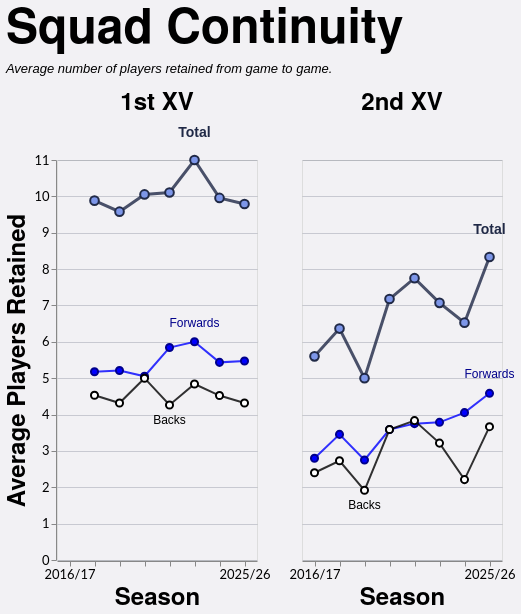

Describe this chart as a Vega-Lite specification.
### Vega-Lite specification from a JSON file in a GitHub repository (floating-point values rounded to 4 significant figures)
{"config": {"axis": {"labelFont": "Lato, sans-serif", "titleFont": "PT Sans Narrow, Helvetica Neue, Helvetica, Arial, sans-serif", "labelFontSize": 13, "titleFontSize": 24, "gridColor": "#202947", "gridOpacity": 0.2}, "header": {"labelFont": "PT Sans Narrow, Helvetica Neue, Helvetica, Arial, sans-serif", "titleFont": "PT Sans Narrow, Helvetica Neue, Helvetica, Arial, sans-serif", "labelFontSize": 24, "titleFontSize": 28, "labelFontWeight": "bold", "orient": "left"}, "legend": {"labelFont": "Lato, sans-serif", "titleFont": "PT Sans Narrow, Helvetica Neue, Helvetica, Arial, sans-serif", "labelFontSize": 14, "titleFontSize": 16, "titlePadding": 5, "fillColor": "white", "strokeColor": "black", "padding": 10, "titleFontWeight": "lighter", "titleFontStyle": "italic", "titleColor": "gray", "offset": 10}, "title": {"font": "PT Sans Narrow, Helvetica Neue, Helvetica, Arial, sans-serif", "fontSize": 48, "fontWeight": "bold", "anchor": "start", "align": "center", "titlePadding": 20, "subtitlePadding": 10, "subtitleFontSize": 13, "subtitleColor": "", "subtitleFontStyle": "italic", "offset": 15, "color": "black"}, "axisX": {"labelAngle": 0}, "facet": {"title": null, "header": null, "align": {"row": "each", "column": "each"}}, "resolve": {"scale": {"y": "independent", "facet": "independent"}}, "background": "#f2f1f4"}, "data": {"name": "data-9ac7b8aba789134f8d40fdfcf5ba60b3"}, "facet": {"column": {"field": "squad", "header": {"labelExpr": "datum.value + ' XV'", "labelFontSize": 24}, "sort": ["1st", "2nd"], "title": null, "type": "nominal"}}, "spec": {"layer": [{"mark": {"type": "line", "color": "#202946", "opacity": 0.8, "point": {"filled": true, "color": "#7d96e8", "stroke": "#202946", "size": 75, "strokeWidth": 2}, "strokeWidth": 3}, "encoding": {"detail": [{"field": "unit", "type": "nominal"}], "tooltip": [{"field": "season", "title": "Season", "type": "ordinal"}, {"field": "squad", "title": "Squad", "type": "nominal"}, {"field": "unit", "title": "Unit", "type": "nominal"}, {"field": "retained", "format": ".1f", "title": "Avg Retained", "type": "quantitative"}], "x": {"axis": {"labelAngle": 0, "labelOverlap": "parity"}, "field": "season", "sort": "ascending", "title": "Season", "type": "ordinal"}, "y": {"axis": {"tickMinStep": 1}, "field": "retained", "scale": {"zero": true}, "title": "Average Players Retained", "type": "quantitative"}}, "transform": [{"filter": "(datum.unit === 'Total')"}]}, {"mark": {"type": "line", "color": "blue", "opacity": 0.8, "point": {"filled": true, "color": "blue", "stroke": "darkblue", "size": 50, "strokeWidth": 2}, "strokeWidth": 2}, "encoding": {"detail": [{"field": "unit", "type": "nominal"}], "tooltip": [{"field": "season", "title": "Season", "type": "ordinal"}, {"field": "squad", "title": "Squad", "type": "nominal"}, {"field": "unit", "title": "Unit", "type": "nominal"}, {"field": "retained", "format": ".1f", "title": "Avg Retained", "type": "quantitative"}], "x": {"axis": {"labelAngle": 0, "labelOverlap": "parity"}, "field": "season", "sort": "ascending", "title": "Season", "type": "ordinal"}, "y": {"axis": {"tickMinStep": 1}, "field": "retained", "scale": {"zero": true}, "title": "Average Players Retained", "type": "quantitative"}}, "transform": [{"filter": "(datum.unit === 'Forwards')"}]}, {"mark": {"type": "line", "color": "black", "opacity": 0.8, "point": {"filled": true, "color": "white", "stroke": "black", "size": 50, "strokeWidth": 2}, "strokeWidth": 2}, "encoding": {"detail": [{"field": "unit", "type": "nominal"}], "tooltip": [{"field": "season", "title": "Season", "type": "ordinal"}, {"field": "squad", "title": "Squad", "type": "nominal"}, {"field": "unit", "title": "Unit", "type": "nominal"}, {"field": "retained", "format": ".1f", "title": "Avg Retained", "type": "quantitative"}], "x": {"axis": {"labelAngle": 0, "labelOverlap": "parity"}, "field": "season", "sort": "ascending", "title": "Season", "type": "ordinal"}, "y": {"axis": {"tickMinStep": 1}, "field": "retained", "scale": {"zero": true}, "title": "Average Players Retained", "type": "quantitative"}}, "transform": [{"filter": "(datum.unit === 'Backs')"}]}, {"mark": {"type": "text", "align": "center", "baseline": "bottom", "color": "#202946", "dx": 0, "dy": -20, "fontSize": 14, "fontWeight": "bold"}, "encoding": {"detail": [{"field": "unit", "type": "nominal"}], "text": {"value": "Total"}, "tooltip": [{"field": "season", "title": "Season", "type": "ordinal"}, {"field": "squad", "title": "Squad", "type": "nominal"}, {"field": "unit", "title": "Unit", "type": "nominal"}, {"field": "retained", "format": ".1f", "title": "Avg Retained", "type": "quantitative"}], "x": {"field": "season", "type": "ordinal"}, "y": {"field": "retained", "type": "quantitative"}}, "transform": [{"filter": "(datum.unit === 'Total')"}, {"calculate": "toNumber(split(datum.season, '/')[0])", "as": "season_order"}, {"joinaggregate": [{"op": "max", "field": "retained", "as": "max_value"}, {"op": "min", "field": "retained", "as": "min_value"}], "groupby": ["squad"]}, {"filter": "datum.retained > 0"}, {"filter": "datum.retained == datum.max_value"}, {"window": [{"op": "row_number", "field": "", "as": "rank"}], "groupby": ["squad"], "sort": [{"field": "season_order", "order": "descending"}]}, {"filter": "datum.rank == 1"}]}, {"mark": {"type": "text", "align": "center", "baseline": "bottom", "color": "darkblue", "dx": 0, "dy": -12, "fontSize": 12, "fontWeight": "normal"}, "encoding": {"detail": [{"field": "unit", "type": "nominal"}], "text": {"value": "Forwards"}, "tooltip": [{"field": "season", "title": "Season", "type": "ordinal"}, {"field": "squad", "title": "Squad", "type": "nominal"}, {"field": "unit", "title": "Unit", "type": "nominal"}, {"field": "retained", "format": ".1f", "title": "Avg Retained", "type": "quantitative"}], "x": {"field": "season", "type": "ordinal"}, "y": {"field": "retained", "type": "quantitative"}}, "transform": [{"filter": "(datum.unit === 'Forwards')"}, {"calculate": "toNumber(split(datum.season, '/')[0])", "as": "season_order"}, {"joinaggregate": [{"op": "max", "field": "retained", "as": "max_value"}, {"op": "min", "field": "retained", "as": "min_value"}], "groupby": ["squad"]}, {"filter": "datum.retained > 0"}, {"filter": "datum.retained == datum.max_value"}, {"window": [{"op": "row_number", "field": "", "as": "rank"}], "groupby": ["squad"], "sort": [{"field": "season_order", "order": "descending"}]}, {"filter": "datum.rank == 1"}]}, {"mark": {"type": "text", "align": "center", "baseline": "top", "color": "black", "dx": 0, "dy": 10, "fontSize": 12, "fontWeight": "normal"}, "encoding": {"detail": [{"field": "unit", "type": "nominal"}], "text": {"value": "Backs"}, "tooltip": [{"field": "season", "title": "Season", "type": "ordinal"}, {"field": "squad", "title": "Squad", "type": "nominal"}, {"field": "unit", "title": "Unit", "type": "nominal"}, {"field": "retained", "format": ".1f", "title": "Avg Retained", "type": "quantitative"}], "x": {"field": "season", "type": "ordinal"}, "y": {"field": "retained", "type": "quantitative"}}, "transform": [{"filter": "(datum.unit === 'Backs')"}, {"calculate": "toNumber(split(datum.season, '/')[0])", "as": "season_order"}, {"joinaggregate": [{"op": "max", "field": "retained", "as": "max_value"}, {"op": "min", "field": "retained", "as": "min_value"}], "groupby": ["squad"]}, {"filter": "datum.retained > 0"}, {"filter": "datum.retained == datum.min_value"}, {"window": [{"op": "row_number", "field": "", "as": "rank"}], "groupby": ["squad"], "sort": [{"field": "season_order", "order": "descending"}]}, {"filter": "datum.rank == 1"}]}], "height": 400, "width": 200}, "spacing": 30, "title": {"text": "Squad Continuity", "subtitle": ["Average number of players retained from game to game."]}, "$schema": "https://vega.github.io/schema/vega-lite/v5.20.1.json", "datasets": {"data-9ac7b8aba789134f8d40fdfcf5ba60b3": [{"season": "2017/18", "squad": "1st", "unit": "Total", "retained": 9.882}, {"season": "2017/18", "squad": "1st", "unit": "Forwards", "retained": 5.176}, {"season": "2017/18", "squad": "1st", "unit": "Backs", "retained": 4.529}, {"season": "2018/19", "squad": "1st", "unit": "Total", "retained": 9.579}, {"season": "2018/19", "squad": "1st", "unit": "Forwards", "retained": 5.211}, {"season": "2018/19", "squad": "1st", "unit": "Backs", "retained": 4.316}, {"season": "2021/22", "squad": "1st", "unit": "Total", "retained": 10.05}, {"season": "2021/22", "squad": "1st", "unit": "Forwards", "retained": 5.053}, {"season": "2021/22", "squad": "1st", "unit": "Backs", "retained": 5.0}, {"season": "2022/23", "squad": "1st", "unit": "Total", "retained": 10.11}, {"season": "2022/23", "squad": "1st", "unit": "Forwards", "retained": 5.842}, {"season": "2022/23", "squad": "1st", "unit": "Backs", "retained": 4.263}, {"season": "2023/24", "squad": "1st", "unit": "Total", "retained": 11.0}, {"season": "2023/24", "squad": "1st", "unit": "Forwards", "retained": 6.0}, {"season": "2023/24", "squad": "1st", "unit": "Backs", "retained": 4.84}, {"season": "2024/25", "squad": "1st", "unit": "Total", "retained": 9.957}, {"season": "2024/25", "squad": "1st", "unit": "Forwards", "retained": 5.435}, {"season": "2024/25", "squad": "1st", "unit": "Backs", "retained": 4.522}, {"season": "2025/26", "squad": "1st", "unit": "Total", "retained": 9.789}, {"season": "2025/26", "squad": "1st", "unit": "Forwards", "retained": 5.474}, {"season": "2025/26", "squad": "1st", "unit": "Backs", "retained": 4.316}, {"season": "2016/17", "squad": "2nd", "unit": "Total", "retained": 5.6}, {"season": "2016/17", "squad": "2nd", "unit": "Forwards", "retained": 2.8}, {"season": "2016/17", "squad": "2nd", "unit": "Backs", "retained": 2.4}, {"season": "2017/18", "squad": "2nd", "unit": "Total", "retained": 6.364}, {"season": "2017/18", "squad": "2nd", "unit": "Forwards", "retained": 3.455}, {"season": "2017/18", "squad": "2nd", "unit": "Backs", "retained": 2.727}, {"season": "2018/19", "squad": "2nd", "unit": "Total", "retained": 5.0}, {"season": "2018/19", "squad": "2nd", "unit": "Forwards", "retained": 2.75}, {"season": "2018/19", "squad": "2nd", "unit": "Backs", "retained": 1.917}, {"season": "2021/22", "squad": "2nd", "unit": "Total", "retained": 7.176}, {"season": "2021/22", "squad": "2nd", "unit": "Forwards", "retained": 3.588}, {"season": "2021/22", "squad": "2nd", "unit": "Backs", "retained": 3.588}, {"season": "2022/23", "squad": "2nd", "unit": "Total", "retained": 7.75}, {"season": "2022/23", "squad": "2nd", "unit": "Forwards", "retained": 3.75}, {"season": "2022/23", "squad": "2nd", "unit": "Backs", "retained": 3.833}, {"season": "2023/24", "squad": "2nd", "unit": "Total", "retained": 7.071}, {"season": "2023/24", "squad": "2nd", "unit": "Forwards", "retained": 3.786}, {"season": "2023/24", "squad": "2nd", "unit": "Backs", "retained": 3.214}, {"season": "2024/25", "squad": "2nd", "unit": "Total", "retained": 6.526}, {"season": "2024/25", "squad": "2nd", "unit": "Forwards", "retained": 4.053}, {"season": "2024/25", "squad": "2nd", "unit": "Backs", "retained": 2.211}, {"season": "2025/26", "squad": "2nd", "unit": "Total", "retained": 8.333}, {"season": "2025/26", "squad": "2nd", "unit": "Forwards", "retained": 4.583}, {"season": "2025/26", "squad": "2nd", "unit": "Backs", "retained": 3.667}]}}
